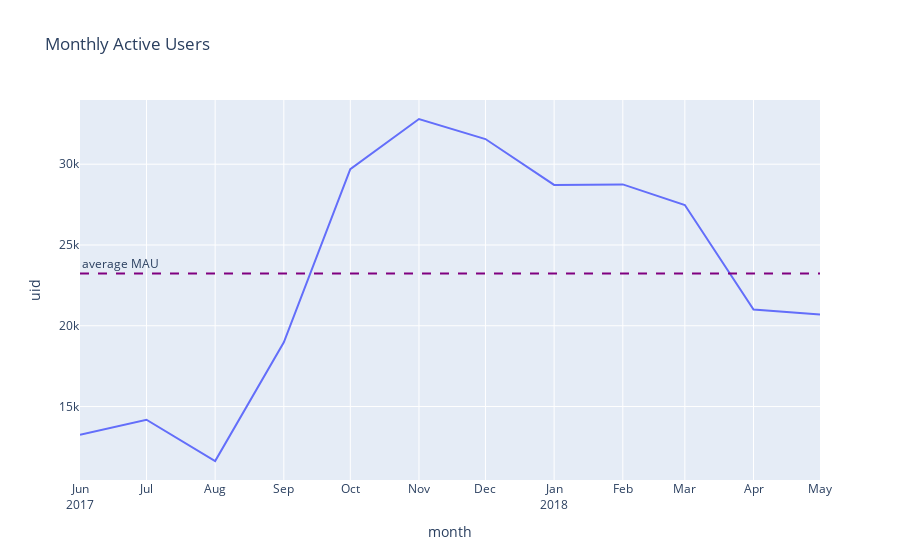

The notebook cell saved with this chart:
### Markdown cell above
#### Interpretation:<br>

> The ratio of around 4% DAU/MAU indicates that is a low percentage but having in mind the type of industry Yandex belongs to, we can conclude few points:<br>
> 1. The activity of the users may be influenced by the offer of events that there are throught the months.<br>

> 2. It can happen that users are active on the platform but don't decide to purchase a ticket for an event at that moment. Yandex.Afisha caters to a more event-driven user base. People typically don't browse for events daily; they might actively search when planning to attend something specific. This naturally leads to lower daily activity compared to monthly active users who might check the platform occasionally.<br>

> 3. The decision to attend an event often involves a consideration cycle. Users might browse the platform days or weeks before purchasing tickets. This can contribute to a lower DAU/MAU ratio as active users (browsing) might not translate directly to daily active buyers.<br>

> For Yandex.Afisha, a DAU/MAU of 4% might be reasonable considering the event-driven nature of the platform.

### Code cell
# Plot the MAU metrics. 
fig = px.line(mau,
              x = 'month',
              y = 'uid',
              title = 'Monthly Active Users')
#adding reference line with average DAU over time
fig.add_hline(y = mau['uid'].mean(),
              line_dash = 'dash',
              line_color = 'purple',
              annotation_text = 'average MAU',
             annotation_position = 'top left')
#customize x-axis to show all months
fig.update_xaxes(
    dtick = 'M1', #tick every month
    tickformat = '%b\n%Y' #format the ticks as abbreviated month names.
)
fig.show()

### Figure 1 — Plotly figure (JSON) as saved in the notebook; plotly's stock layout.template omitted (floating-point values rounded to 4 significant figures)
{"data": [{"hovertemplate": "month=%{x}<br>uid=%{y}<extra></extra>", "legendgroup": "", "line": {"color": "#636efa", "dash": "solid"}, "marker": {"symbol": "circle"}, "mode": "lines", "name": "", "orientation": "v", "showlegend": false, "type": "scatter", "x": ["2017-06-01T00:00:00", "2017-07-01T00:00:00", "2017-08-01T00:00:00", "2017-09-01T00:00:00", "2017-10-01T00:00:00", "2017-11-01T00:00:00", "2017-12-01T00:00:00", "2018-01-01T00:00:00", "2018-02-01T00:00:00", "2018-03-01T00:00:00", "2018-04-01T00:00:00", "2018-05-01T00:00:00"], "xaxis": "x", "y": [13259, 14183, 11631, 18975, 29692, 32797, 31557, 28716, 28749, 27473, 21008, 20694], "yaxis": "y"}], "layout": {"annotations": [{"showarrow": false, "text": "average MAU", "x": 0, "xanchor": "left", "xref": "x domain", "y": 23230.0, "yanchor": "bottom", "yref": "y"}], "legend": {"tracegroupgap": 0}, "shapes": [{"line": {"color": "purple", "dash": "dash"}, "type": "line", "x0": 0, "x1": 1, "xref": "x domain", "y0": 23230.0, "y1": 23230.0, "yref": "y"}], "title": {"text": "Monthly Active Users"}, "xaxis": {"anchor": "y", "domain": [0, 1], "dtick": "M1", "tickformat": "%b\n%Y", "title": {"text": "month"}}, "yaxis": {"anchor": "x", "domain": [0, 1], "title": {"text": "uid"}}}}
